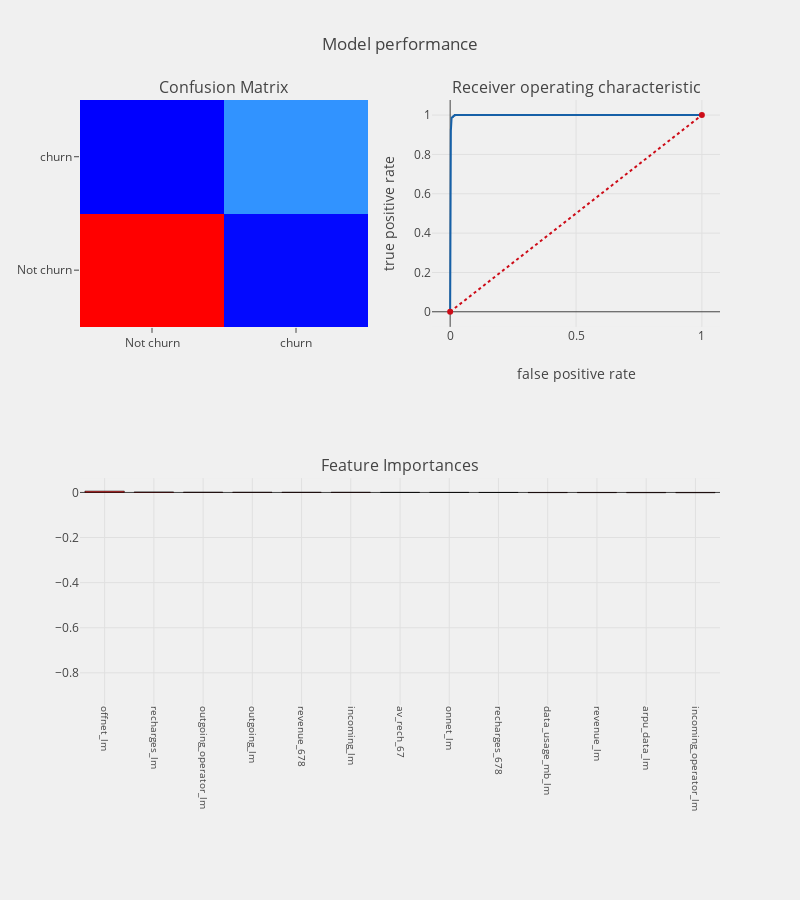

The code cell stored with this chart in its notebook:
### Code cell
from sklearn.model_selection import train_test_split
from sklearn.linear_model import LogisticRegression
from sklearn.metrics import confusion_matrix,accuracy_score,classification_report
from sklearn.metrics import roc_auc_score,roc_curve,scorer
from sklearn.metrics import f1_score
import statsmodels.api as sm
from sklearn.metrics import precision_score,recall_score
train,test = train_test_split(telecom,test_size = .25 ,random_state = 111)

def telecom_churn_prediction(algorithm,training_x,testing_x,
                             training_y,testing_y,cols,cf) :
    
    #model
    algorithm.fit(training_x,training_y)
    predictions   = algorithm.predict(testing_x)
    probabilities = algorithm.predict_proba(testing_x)
    #coeffs
    if   cf == "coefficients" :
        coefficients  = pd.DataFrame(algorithm.coef_.ravel())
    elif cf == "features" :
        coefficients  = pd.DataFrame(algorithm.feature_importances_)
        
    column_df     = pd.DataFrame(cols)
    coef_sumry    = (pd.merge(coefficients,column_df,left_index= True,
                              right_index= True, how = "left"))
    coef_sumry.columns = ["coefficients","features"]
    coef_sumry    = coef_sumry.sort_values(by = "coefficients",ascending = False)
    
    print (algorithm)
    print ("\n Classification report : \n",classification_report(testing_y,predictions))
    print ("Accuracy   Score : ",accuracy_score(testing_y,predictions))
    #confusion matrix
    conf_matrix = confusion_matrix(testing_y,predictions)
    #roc_auc_score
    model_roc_auc = roc_auc_score(testing_y,predictions) 
    print ("Area under curve : ",model_roc_auc,"\n")
    fpr,tpr,thresholds = roc_curve(testing_y,probabilities[:,1])
    
    #plot confusion matrix
    trace1 = go.Heatmap(z = conf_matrix ,
                        x = ["Not churn","churn"],
                        y = ["Not churn","churn"],
                        showscale  = False,colorscale = "Picnic",
                        name = "matrix")
    
    #plot roc curve
    trace2 = go.Scatter(x = fpr,y = tpr,
                        name = "Roc : " + str(model_roc_auc),
                        line = dict(color = ('rgb(22, 96, 167)'),width = 2))
    trace3 = go.Scatter(x = [0,1],y=[0,1],
                        line = dict(color = ('rgb(205, 12, 24)'),width = 2,
                        dash = 'dot'))
    
    #plot coeffs
    trace4 = go.Bar(x = coef_sumry["features"],y = coef_sumry["coefficients"],
                    name = "coefficients",
                    marker = dict(color = coef_sumry["coefficients"],
                                  colorscale = "Picnic",
                                  line = dict(width = .6,color = "black")))
    
    #subplots
    fig = tls.make_subplots(rows=2, cols=2, specs=[[{}, {}], [{'colspan': 2}, None]],
                            subplot_titles=('Confusion Matrix',
                                            'Receiver operating characteristic',
                                            'Feature Importances'))
    
    fig.append_trace(trace1,1,1)
    fig.append_trace(trace2,1,2)
    fig.append_trace(trace3,1,2)
    fig.append_trace(trace4,2,1)
    
    fig['layout'].update(showlegend=False, title="Model performance" ,
                         autosize = False,height = 900,width = 800,
                         plot_bgcolor = 'rgba(240,240,240, 0.95)',
                         paper_bgcolor = 'rgba(240,240,240, 0.95)',
                         margin = dict(b = 195))
    fig["layout"]["xaxis2"].update(dict(title = "false positive rate"))
    fig["layout"]["yaxis2"].update(dict(title = "true positive rate"))
    fig["layout"]["xaxis3"].update(dict(showgrid = True,tickfont = dict(size = 10),
                                        tickangle = 90))
    logit  = LogisticRegression(C=1.0, class_weight=None, dual=False, fit_intercept=True,
          intercept_scaling=1, max_iter=100, multi_class='ovr', n_jobs=1,
          penalty='l2', random_state=None, solver='liblinear', tol=0.0001,
          verbose=0, warm_start=False)
    
    py.iplot(fig)
    
    
telecom_churn_prediction(logit,X_train,X_test,y_train,y_test,
                         features,"coefficients")

### Figure 1 — Plotly figure (JSON) as saved in the notebook; plotly's stock layout.template omitted (floating-point values rounded to 4 significant figures)
{"data": [{"colorscale": "Picnic", "name": "matrix", "showscale": false, "type": "heatmap", "uid": "d3d2e32e-fff4-4ead-b663-2458c04e00e3", "x": ["Not churn", "churn"], "xaxis": "x", "y": ["Not churn", "churn"], "yaxis": "y", "z": [[8126, 57], [10, 791]]}, {"line": {"color": "rgb(22, 96, 167)", "width": 2}, "name": "Roc : 0.9902749724887152", "type": "scatter", "uid": "793c521f-d6b5-452b-bc4f-1edde663b2f5", "x": [0, 0, 0, 0.0001222, 0.0001222, 0.0002444, 0.0002444, 0.0003666, 0.0003666, 0.0004888, 0.0004888, 0.000611, 0.000611, 0.0007332, 0.0007332, 0.0008554, 0.0008554, 0.0009776, 0.0009776, 0.0011, 0.0011, 0.001222, 0.001222, 0.001344, 0.001344, 0.001466, 0.001466, 0.001589, 0.001589, 0.001711, 0.001711, 0.001833, 0.001833, 0.001955, 0.001955, 0.002077, 0.002077, 0.0022, 0.0022, 0.002322, 0.002322, 0.002444, 0.002444, 0.002566, 0.002566, 0.002689, 0.002689, 0.002811, 0.002811, 0.003055, 0.003055, 0.003177, 0.003177, 0.0033, 0.0033, 0.003422, 0.003422, 0.003788, 0.003788, 0.003911, 0.003911, 0.004033, 0.004033, 0.004644, 0.004644, 0.00501, 0.00501, 0.005133, 0.005133, 0.005377, 0.005377, 0.005499, 0.005499, 0.005621, 0.005621, 0.005744, 0.005744, 0.006843, 0.006843, 0.00721, 0.00721, 0.009043, 0.009043, 0.01124, 0.01124, 0.01185, 0.01185, 0.0121, 0.0121, 0.0132, 0.0132, 0.01528, 0.01528, 0.01601, 0.01601, 0.01809, 0.01809, 0.01833, 0.01833, 0.4107, 1], "xaxis": "x2", "y": [0, 0.001248, 0.1623, 0.1623, 0.1723, 0.1723, 0.372, 0.372, 0.3783, 0.3783, 0.5218, 0.5218, 0.5543, 0.5543, 0.6055, 0.6055, 0.6167, 0.6167, 0.628, 0.628, 0.6729, 0.6729, 0.6792, 0.6792, 0.7191, 0.7191, 0.7341, 0.7341, 0.7453, 0.7453, 0.7503, 0.7503, 0.7603, 0.7603, 0.7978, 0.7978, 0.834, 0.834, 0.8939, 0.8939, 0.9026, 0.9026, 0.9076, 0.9076, 0.9101, 0.9101, 0.9126, 0.9126, 0.9251, 0.9251, 0.9338, 0.9338, 0.9463, 0.9463, 0.9488, 0.9488, 0.9551, 0.9551, 0.9588, 0.9588, 0.965, 0.965, 0.9675, 0.9675, 0.9713, 0.9713, 0.9725, 0.9725, 0.975, 0.975, 0.9763, 0.9763, 0.9775, 0.9775, 0.985, 0.985, 0.9863, 0.9863, 0.9875, 0.9875, 0.9888, 0.9888, 0.99, 0.99, 0.9913, 0.9913, 0.9925, 0.9925, 0.9938, 0.9938, 0.995, 0.995, 0.9963, 0.9963, 0.9975, 0.9975, 0.9988, 0.9988, 1, 1, 1], "yaxis": "y2"}, {"line": {"color": "rgb(205, 12, 24)", "dash": "dot", "width": 2}, "type": "scatter", "uid": "705d53f1-41f5-4311-b38b-3a27b58c2b3a", "x": [0, 1], "xaxis": "x2", "y": [0, 1], "yaxis": "y2"}, {"marker": {"color": [0.01319, 0.01099, 0.01018, 0.005839, 0.002275, 0.001291, 0.001073, 0.0009043, 0.0007768, 0.0001635, 6.333e-05, 5.42e-05, -7.194e-05, -0.0002016, -0.0004344, -0.0007961, -0.0008463, -0.001228, -0.001389, -0.005098, -0.1876, -0.1891, -0.4265, -0.7089, -0.7202, -0.8923], "colorscale": "Picnic", "line": {"color": "black", "width": 0.6}}, "name": "coefficients", "type": "bar", "uid": "4cd1e4fc-a7f7-448b-a9b3-6e626ae64a58", "x": [null, null, null, "offnet_lm", "recharges_lm", "outgoing_operator_lm", "outgoing_lm", "revenue_678", "incoming_lm", "av_rech_67", null, "onnet_lm", null, "recharges_678", null, "data_usage_mb_lm", "revenue_lm", "arpu_data_lm", "incoming_operator_lm", null, null, null, null, null, null, null], "xaxis": "x3", "y": [0.01319, 0.01099, 0.01018, 0.005839, 0.002275, 0.001291, 0.001073, 0.0009043, 0.0007768, 0.0001635, 6.333e-05, 5.42e-05, -7.194e-05, -0.0002016, -0.0004344, -0.0007961, -0.0008463, -0.001228, -0.001389, -0.005098, -0.1876, -0.1891, -0.4265, -0.7089, -0.7202, -0.8923], "yaxis": "y3"}], "layout": {"annotations": [{"font": {"size": 16}, "showarrow": false, "text": "Confusion Matrix", "x": 0.225, "xanchor": "center", "xref": "paper", "y": 1, "yanchor": "bottom", "yref": "paper"}, {"font": {"size": 16}, "showarrow": false, "text": "Receiver operating characteristic", "x": 0.775, "xanchor": "center", "xref": "paper", "y": 1, "yanchor": "bottom", "yref": "paper"}, {"font": {"size": 16}, "showarrow": false, "text": "Feature Importances", "x": 0.5, "xanchor": "center", "xref": "paper", "y": 0.375, "yanchor": "bottom", "yref": "paper"}], "autosize": false, "height": 900, "margin": {"b": 195}, "paper_bgcolor": "rgba(240,240,240, 0.95)", "plot_bgcolor": "rgba(240,240,240, 0.95)", "showlegend": false, "title": {"text": "Model performance"}, "width": 800, "xaxis": {"anchor": "y", "domain": [0, 0.45]}, "xaxis2": {"anchor": "y2", "domain": [0.55, 1], "title": {"text": "false positive rate"}}, "xaxis3": {"anchor": "y3", "domain": [0, 1], "showgrid": true, "tickangle": 90, "tickfont": {"size": 10}}, "yaxis": {"anchor": "x", "domain": [0.625, 1]}, "yaxis2": {"anchor": "x2", "domain": [0.625, 1], "title": {"text": "true positive rate"}}, "yaxis3": {"anchor": "x3", "domain": [0, 0.375]}}}
